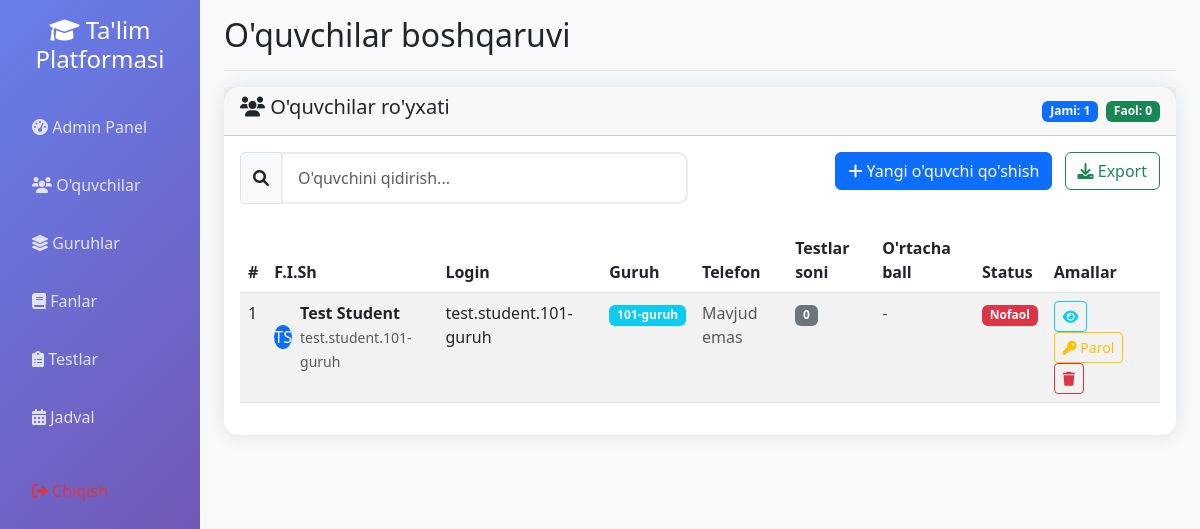
Page /admin/students (signed in) on the earlier database version.
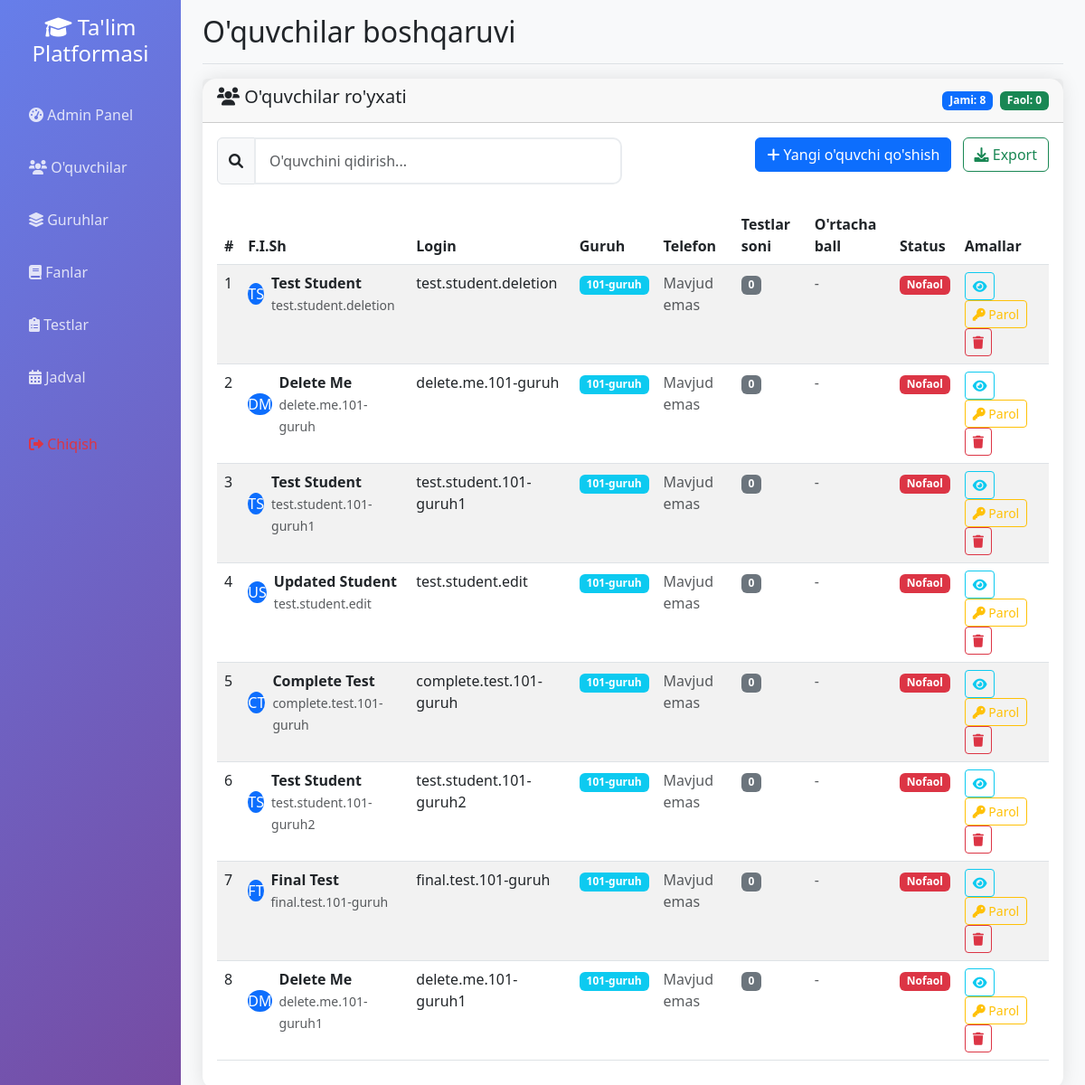
Same page on the later database version.
### app.py (models this page shows)
class User(db.Model):
    __tablename__ = 'user'
    id = db.Column(db.Integer, primary_key=True)
    username = db.Column(db.String(80), unique=True, nullable=False, index=True)
    password_hash = db.Column(db.String(255), nullable=False)
    first_name = db.Column(db.String(50), nullable=False)
    last_name = db.Column(db.String(50), nullable=False)
    is_admin = db.Column(db.Boolean, default=False)
    is_group_leader = db.Column(db.Boolean, default=False)
    needs_password_change = db.Column(db.Boolean, default=False)
    group_id = db.Column(db.Integer, db.ForeignKey('group.id'), nullable=True)
    group = db.relationship('Group', backref=db.backref('students', lazy=True, cascade='all, delete-orphan'), foreign_keys=[group_id])
    test_registrations = db.relationship('TestRegistration', backref='student', lazy=True, cascade='all, delete-orphan')
    test_results = db.relationship('TestResult', backref='student', lazy=True, cascade='all, delete-orphan')
    difficult_topics = db.relationship('DifficultTopic', backref='student', lazy=True, cascade='all, delete-orphan')

class Group(db.Model):
    __tablename__ = 'group'
    id = db.Column(db.Integer, primary_key=True)
    name = db.Column(db.String(50), unique=True, nullable=False, index=True)
    description = db.Column(db.Text)
    total_score = db.Column(db.Integer, default=0)
    leader = db.relationship('User', backref=db.backref('led_group', uselist=False), foreign_keys=[User.group_id])
    schedules = db.relationship('Schedule', backref='group', lazy=True, cascade='all, delete-orphan')

### app.py (the view)
@app.route('/admin/students')
def admin_students():
    if not session.get('logged_in', False) or not session.get('is_admin', False):
        return redirect(url_for('login'))
    students = User.query.filter_by(is_admin=False, is_group_leader=False).all()
    groups = Group.query.all()
    return render_template('admin_students.html', students=students, groups=groups)

### app.py (called while the page is built, shortened)
@app.context_processor
def inject_user():
    class CurrentUser:
        def __init__(self):
            self.is_authenticated = session.get('logged_in', False)
            self.is_admin = session.get('is_admin', False)
            self.is_group_leader = session.get('is_group_leader', False)
            self.username = session.get('username', '')
            self.id = session.get('user_id', None)
    return dict(current_user=CurrentUser(), datetime=datetime)

### templates/admin_students.html (shortened to what the changed rows need)
{% extends "base.html" %}
{% block page_title %}O'quvchilar boshqaruvi{% endblock %}
{% block content %}
<div class="row">
    <div class="col-12">
        <div class="card">
            <div class="card-header d-flex justify-content-between align-items-center">
                <div class="d-flex gap-2">
                    <span class="badge bg-primary">Jami: {{ students|length }}</span>
                    <span class="badge bg-success">Faol: {{ students|selectattr('is_active', 'equalto', true)|list|length }}</span>
                </div>
            </div>
            <div class="card-body">
                {% if students %}
                <div class="table-responsive">
                    <table class="table table-striped">
                        <thead>
                            <tr>
                                <th>#</th>
                                <th>F.I.Sh</th>
                                <th>Login</th>
                                <th>Guruh</th>
                                <th>Telefon</th>
                                <th>Testlar soni</th>
                                <th>O'rtacha ball</th>
                                <th>Status</th>
                                <th>Amallar</th>
                            </tr>
                        </thead>
                        <tbody>
                            {% for student in students %}
                            <tr>
                                <td>{{ loop.index }}</td>
                                <td>
                                    <div class="d-flex align-items-center">
                                        <div class="avatar-sm bg-primary text-white rounded-circle me-2 d-flex align-items-center justify-content-center">
                                            {{ student.first_name[0] }}{{ student.last_name[0] }}
                                        </div>
                                        <div>
                                            <div class="fw-bold">{{ student.first_name }} {{ student.last_name }}</div>
                                            <small class="text-muted">{{ student.username }}</small>
                                        </div>
                                    </div>
                                </td>
                                <td>{{ student.username }}</td>
                                <td>
                                    <span class="badge bg-info">{{ student.group.name }}</span>
                                </td>
                                <td>
                                    {% if student.phone %}
                                        {{ student.phone }}
                                    {% else %}
                                        <span class="text-muted">Mavjud emas</span>
                                    {% endif %}
                                </td>
                                <td>
                                    <span class="badge bg-secondary">{{ student.test_results|length }}</span>
                                </td>
                                <td>
                                    {% if student.test_results %}
                                        {% set total = student.test_results|sum(attribute='score') %}
                                        {% set count = student.test_results|sum(attribute='total_questions') %}
                                        {% set percentage = (total / count * 100) %}
                                        <div class="progress" style="height: 20px;">
                                            <div class="progress-bar {% if percentage >= 80 %}bg-success{% elif percentage >= 60 %}bg-warning{% else %}bg-danger{% endif %}"
                                                 role="progressbar" data-percentage="{{ percentage }}">
                                                {{ "%.1f"|format(percentage) }}%
                                            </div>
                                        </div>
                                    {% else %}
                                        <span class="text-muted">-</span>
                                    {% endif %}
                                </td>
                                <td>
                                    {% if student.is_active %}
                                        <span class="badge bg-success">Faol</span>
                                    {% else %}
                                        <span class="badge bg-danger">Nofaol</span>
                                    {% endif %}
                                </td>
                                <td>
                                    <a href="{{ url_for('admin_edit_student', student_id=student.id) }}" class="btn btn-sm btn-outline-info">
                                        <i class="fas fa-eye"></i>
                                    </a>
                                    <button type="button" class="btn btn-sm btn-outline-warning" data-bs-toggle="modal" data-bs-target="#resetPasswordModal{{ student.id }}">
                                        <i class="fas fa-key"></i> Parol
                                    </button>
                                    <form method="POST" action="{{ url_for('admin_delete_student', student_id=student.id) }}" style="display: inline;">
                                        <button type="submit" class="btn btn-sm btn-outline-danger" onclick="return confirm('Rostdan ham ushbu o\'quvchini o\'chirmoqchimisiz?')">
                                            <i class="fas fa-trash"></i>
                                        </button>
                                    </form>
                                </td>
                            </tr>
                            {% endfor %}
                        </tbody>
                    </table>
                </div>
                {% else %}
                <div class="text-center py-5">
                    <i class="fas fa-users fa-4x text-muted mb-3"></i>
                    <h4 class="text-muted">O'quvchilar mavjud emas</h4>
                    <p class="text-muted">Yangi o'quvchi qo'shing</p>
                </div>
                {% endif %}
            </div>
        </div>
    </div>
</div>
{% endblock %}

Differences in the rows shown:
removed User: first_name "T", last_name "S", first_name "Test", last_name "Student", username "test.student.101-guruh", group.name "101-guruh", test_results|length "0"
added User: first_name "T", last_name "S", first_name "Test", last_name "Student", username "test.student.deletion", group.name "101-guruh", test_results|length "0"
added User: first_name "D", last_name "M", first_name "Delete", last_name "Me", username "delete.me.101-guruh", group.name "101-guruh", test_results|length "0"
added User: first_name "T", last_name "S", first_name "Test", last_name "Student", username "test.student.101-guruh1", group.name "101-guruh", test_results|length "0"
added User: first_name "U", last_name "S", first_name "Updated", last_name "Student", username "test.student.edit", group.name "101-guruh", test_results|length "0"
added User: first_name "C", last_name "T", first_name "Complete", last_name "Test", username "complete.test.101-guruh", group.name "101-guruh", test_results|length "0"
added User: first_name "T", last_name "S", first_name "Test", last_name "Student", username "test.student.101-guruh2", group.name "101-guruh", test_results|length "0"
added User: first_name "F", last_name "T", first_name "Final", last_name "Test", username "final.test.101-guruh", group.name "101-guruh", test_results|length "0"
added User: first_name "D", last_name "M", first_name "Delete", last_name "Me", username "delete.me.101-guruh1", group.name "101-guruh", test_results|length "0"
Other differences:
{{ students|length }}: "1" → "8"
